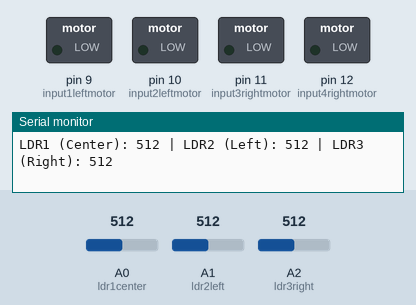
Bench run of a sketch on a simulated Arduino Uno, built with avr-gcc and run on an emulated ATmega328P. On the bench: switched loads named in the sketch (green lamp = pin HIGH), the last lines printed to the serial monitor. The inputs (shaded band) are chosen by the test bench; at power-on: A0 (ldr1center) = 512, A1 (ldr2left) = 512, A2 (ldr3right) = 512.

Above: at 3.2 s.
3.3 s: A0 (ldr1center) set to 530
At 5.1 s:
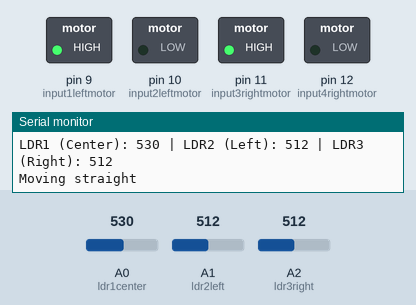
5.5 s: A1 (ldr2left) set to 522
7.2 s: A1 (ldr2left) set to 541
At 8.6 s:
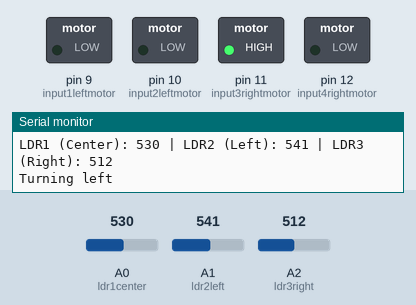
9.5 s: A2 (ldr3right) set to 530
11.2 s: A2 (ldr3right) set to 548
At 12.9 s:
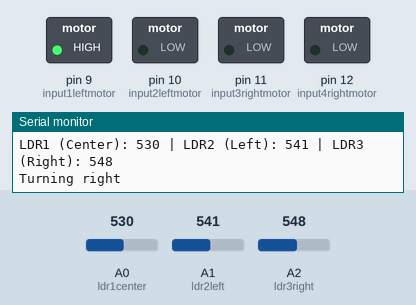
13.5 s: A2 (ldr3right) set to 511
At 15.2 s:
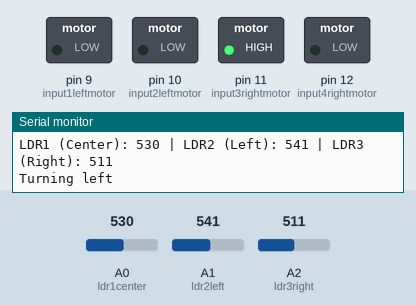
Timing chart, 0 to 16.6 s (numbered marks = the images above; inputs shaded):
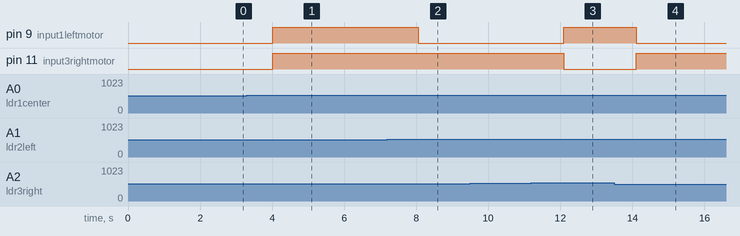

Measured:
- the behaviour switches between 512 and 513 on A0 (ldr1center) (found by bisection; images 0 and 1)
- the behaviour switches between 530 and 531 on A1 (ldr2left) (found by bisection; images 1 and 2)
- the behaviour switches between 541 and 542 on A2 (ldr3right) (found by bisection; images 2 and 3)
- after the input at 3.3 s, pin 9 (input1leftmotor), pin 11 (input3rightmotor): LOW → HIGH after 0.71 s
- after the input at 7.2 s, pin 9 (input1leftmotor): HIGH → LOW after 0.86 s
- after the input at 11.2 s, pin 9 (input1leftmotor): LOW → HIGH after 0.89 s; pin 11 (input3rightmotor): HIGH → LOW after 0.89 s
- after the input at 13.5 s, pin 9 (input1leftmotor): HIGH → LOW after 0.61 s; pin 11 (input3rightmotor): LOW → HIGH after 0.61 s

The sketch:

main_code.ino
```cpp
// Define motor control pins
const int input1leftmotor = 9;    // Connected to IN1 of L293D
const int input2leftmotor = 10;   // Connected to IN2 of L293D
const int input3rightmotor = 11;  // Connected to IN3 of L293D
const int input4rightmotor = 12;  // Connected to IN4 of L293D

// Define LDR sensor pins
const int ldr1center = A0;  // Center LDR
const int ldr2left = A1;    // Left LDR
const int ldr3right = A2;   // Right LDR

void setup() {
  // Initialize motor control pins as outputs
  pinMode(input1leftmotor, OUTPUT);
  pinMode(input2leftmotor, OUTPUT);
  pinMode(input3rightmotor, OUTPUT);
  pinMode(input4rightmotor, OUTPUT);

  // Initialize LDR pins as inputs
  pinMode(ldr1center, INPUT);
  pinMode(ldr2left, INPUT);
  pinMode(ldr3right, INPUT);

  // Start Serial communication
  Serial.begin(9600);
  Serial.println("Setup complete. Starting motor tests...");

  // Delay to allow setup to complete
  delay(2000);
}

void loop() {
  // Read LDR values
  int value1 = analogRead(ldr1center);
  int value2 = analogRead(ldr2left);
  int value3 = analogRead(ldr3right);

  // Print LDR values to Serial Monitor
  Serial.print("LDR1 (Center): ");
  Serial.print(value1);
  Serial.print(" | LDR2 (Left): ");
  Serial.print(value2);
  Serial.print(" | LDR3 (Right): ");
  Serial.println(value3);

  // Determine motor actions based on LDR values
  if (value1 > value2 && value1 > value3) {
    Serial.println("Moving straight");
    straight();
  } else if (value2 > value1 && value2 > value3) {
    Serial.println("Turning left");
    left();
  } else if (value3 > value1 && value3 > value2) {
    Serial.println("Turning right");
    right();
  }

  // Add a short delay before the next loop iteration
  delay(1000);
}

// Function to move the robot straight
void straight() {
  digitalWrite(input1leftmotor, HIGH);
  digitalWrite(input2leftmotor, LOW);
  digitalWrite(input3rightmotor, HIGH);
  digitalWrite(input4rightmotor, LOW);
}

// Function to turn the robot left
void left() {
  digitalWrite(input1leftmotor, LOW);
  digitalWrite(input2leftmotor, LOW);
  digitalWrite(input3rightmotor, HIGH);
  digitalWrite(input4rightmotor, LOW);
}

// Function to turn the robot right
void right() {
  digitalWrite(input1leftmotor, HIGH);
  digitalWrite(input2leftmotor, LOW);
  digitalWrite(input3rightmotor, LOW);
  digitalWrite(input4rightmotor, LOW);
}
```
